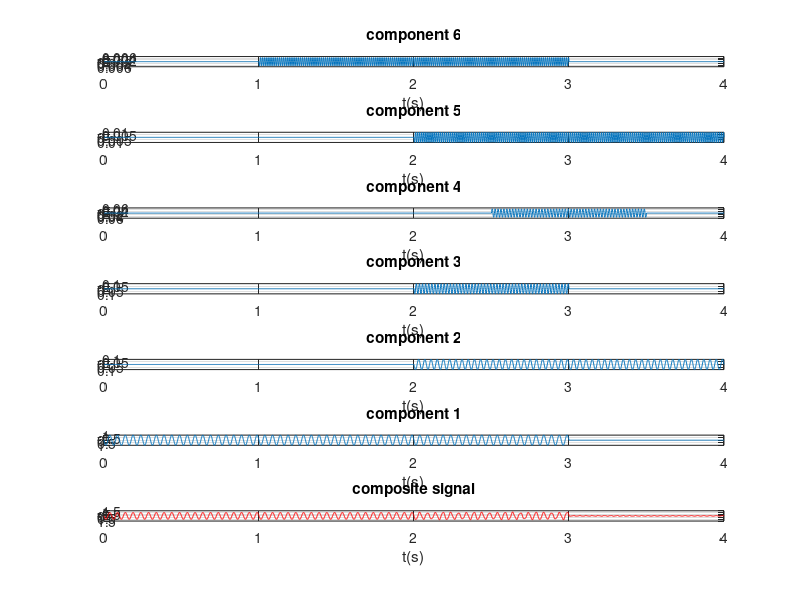
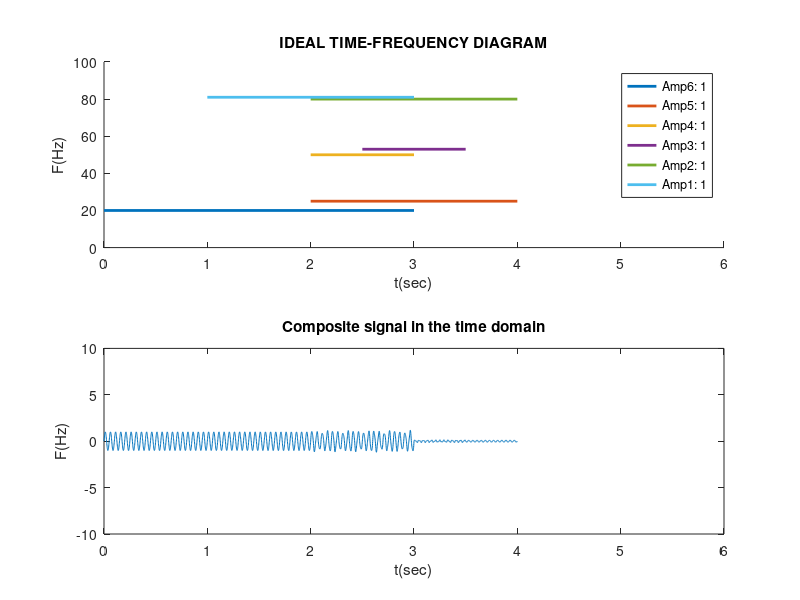

Source code (MATLAB) for these figures, in order: (Note: this script raises an error after producing the figures.)
%% PRACTICE 13.4. Evaluation of Resolution and Detection in Time–Frequency Analysis

clc, close all, clear all
 
%% 1. Data reception (frequencies, amplitudes and durations) of all components:
% The following data should only be replaced depending on whether problems of:
% - Frequency resolution: very close tones
% - Detection: very small components relative to the largest one (1)
 
% %1.1 Component frequencies (ordered from lowest to highest):
%f1=20; f2=30; f3=50; f4=60; f5=80; f6=90;
f1=20; f2=25; f3=50; f4=53; f5=80; f6=81;
% %1.2 Amplitudes:
%a1=1; a2=1; a3=1; a4=1; a5=1; a6=1;
a1= 1; a2= 0.1; a3= 0.1; a4= 0.05; a5= 0.01; a6=0.005;

% 1.3 Component durations:
t1=[0 3]; t2=[2 4]; t3=[2 3]; t4=[2.5 3.5]; t5=[2 4]; t6=[1 3];

%% 2. Generation of the composite signal (sum of all components):
Fs=10*f6; % Fs with respect to f6 which is the most demanding 
Ts=1/Fs;
duration = 4; % maximum time occupied by the components
t=0:Ts:duration;
%% METHOD 2: taking advantage of Matlab programming features,
% the previous method is implemented again but now in a compact way:
% First, each component is generated over the entire interval (4 seconds):
comp1=a1*sin(2*pi*f1*t);
comp2=a2*sin(2*pi*f2*t);
comp3=a3*sin(2*pi*f3*t);
comp4=a4*sin(2*pi*f4*t);
comp5=a5*sin(2*pi*f5*t);
comp6=a6*sin(2*pi*f6*t);

% Components are filled with zeros in the intervals where they do not exist,
% taking advantage of Matlab capabilities:
comp1=(t<=3).*(comp1);
comp2=((t>=2)&(t<=4)).*(comp2);
comp3=((t>2) & (t<=3)).*(comp3);
comp4=((t>=2.5)&(t<=3.5)).*(comp4);
comp5=((t>=2)&(t<=4)).*(comp5);
comp6=((t>=1)&(t<=3)).*(comp6);
 
% Display of the components in ascending form as in the
% ideal TF diagram:
figure
subplot(7,1,1);plot(t,comp6);title('component 6'); xlabel('t(s)');grid on;
subplot(7,1,2);plot(t,comp5);title('component 5'); xlabel('t(s)');grid on;
subplot(7,1,3);plot(t,comp4);title('component 4'); xlabel('t(s)');grid on;
subplot(7,1,4);plot(t,comp3);title('component 3'); xlabel('t(s)');grid on;
subplot(7,1,5);plot(t,comp2);title('component 2'); xlabel('t(s)');grid on;
subplot(7,1,6);plot(t,comp1);title('component 1'); xlabel('t(s)');grid on;

% Once the components are generated, they are summed to obtain the composite signal:

yt1 = comp1+comp2+comp3+comp4+comp5+comp6;
subplot(7,1,7);plot(t,yt1,'r');title('composite signal'); xlabel('t(s)');grid on;
 
% Visualization of the ideal TF together with the obtained composite signal
% so that the existence of one or several components depending on the intervals can be observed
figure
subplot(2,1,1);
hold on
plot (t1,[f1 f1],'linewidth',2)
plot (t2,[f2 f2],'linewidth',2)
plot (t3,[f3 f3],'linewidth',2)
plot (t4,[f4 f4],'linewidth',2)
plot (t5,[f5 f5],'linewidth',2)
plot (t6,[f6 f6],'linewidth',2)
title('IDEAL TIME-FREQUENCY DIAGRAM')
xlabel('t(sec)')
ylabel('F(Hz)')
axis([0 6 0 100])

%legend('Amp6: 1','Amp5: 0.01','Amp4: 0.001','Amp3: 0.001','Amp2: 0.01','Amp1: 1')
legend('Amp6: 1','Amp5: 1','Amp4: 1','Amp3: 1','Amp2: 1','Amp1: 1')

subplot(2,1,2);
plot(t,yt1);
title('Composite signal in the time domain');
xlabel('t(sec)');
ylabel('F(Hz)');
axis([0 6 -10 10]) % same horizontal limits as the ideal TF to observe correspondences
xn = yt1;

%% 2. FREQUENCY ANALYSIS:
N=length(xn); % number of samples of the discretized signal
FACTOR = 1024;
nFFT=2^(ceil(log2(N)))*FACTOR;
f=linspace(0,Fs,nFFT);
%% 2.1 Modified Periodogram with BH4T:
window_2=blackmanharris(fix(length(xn)));
xn_windowed_2 = window_2 .* xn';
PM2 = 20*log10(abs(fft(xn_windowed_2,nFFT)));

%% 2.2 MODIFIED CORRELOGRAM
r1 =xcorr(xn); % AUTOCORRELATION CALCULATION
r1 = r1';
% Window:
window1=bartlett(2*N-1);
% Windowed autocorrelation:
rw1 = r1.*window1;
% WE TAKE ONLY THE POSITIVE PART OF THE AUTOCORRELATION:
rw1=rw1(1:end); 
% FFT IS APPLIED TO THE WINDOWED AUTOCORRELATION:
N_r1=length(rw1);
nFFT_corr=2^(ceil(log2(N_r1)))*FACTOR;
Correlogram1 = abs(fft(rw1, nFFT_corr));
f_corr = linspace(0,Fs,nFFT_corr);
%% 2.3 PARAMETRIC METHOD: AR
order = 400;
[P_yulear,fb]=pyulear(xn,order,nFFT,Fs);
figure
hold on
plot(f,PM2,'b');
plot(f_corr, 20*log10(Correlogram1),'r');
plot(fb, 20*log10(P_yulear),'k')
legend('PM-BH4T','Correlog. Bartlett','P. yulear order 500')
title('Comparison of the best spectral estimation methods')
xlabel ('f(Hz)')
xlim([0 Fs/2]);
grid minor

%% 3.1 TIME-FREQUENCY ANALYSIS: the SPECTROGRAM
% A large BH4T window is used (20% -- signal / 5):
window_RF = blackmanharris(fix(length(xn)/5));
noverlap_RF=fix(length(window_RF)/2);
L_window_RF=length(window_RF);
FACTOR = 256;
nFFT_window_RF=2^(ceil(log2(L_window_RF)))*FACTOR;
% Use of the spectrogram function WITHOUT OUTPUT PARAMETERS:
figure
tic % Start timing to measure computational load
spectrogram(xn,window_RF,noverlap_RF,nFFT_window_RF,Fs,'yaxis');
title('SPECTROGRAM WITHOUT OUTPUT PARAMETERS')
axis([0 4 0 100])
toc  % End timing to measure computational load
